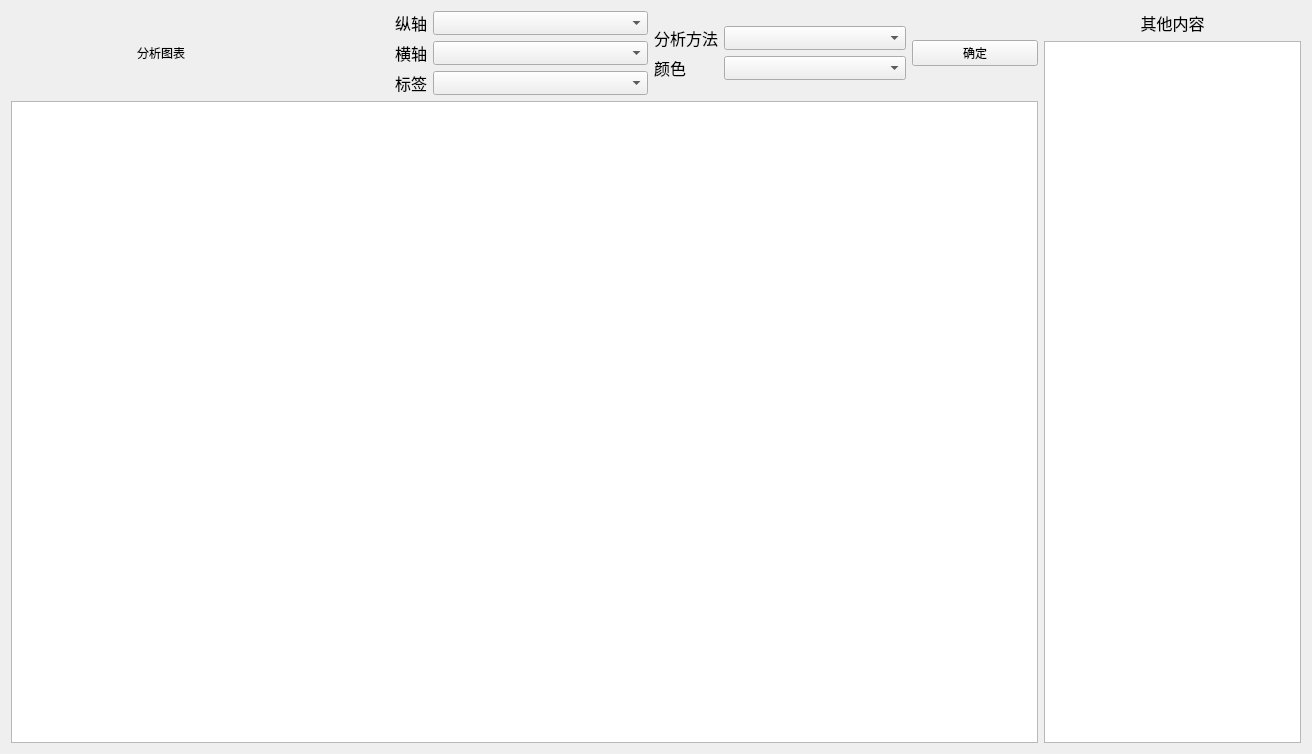
<?xml version="1.0" encoding="UTF-8"?>
<ui version="4.0">
 <class>Board</class>
 <widget class="QWidget" name="Board">
  <property name="geometry">
   <rect>
    <x>0</x>
    <y>0</y>
    <width>1312</width>
    <height>754</height>
   </rect>
  </property>
  <property name="windowTitle">
   <string>Form</string>
  </property>
  <layout class="QHBoxLayout" name="horizontalLayout" stretch="4,1">
   <item>
    <layout class="QVBoxLayout" name="verticalLayout_4">
     <item>
      <layout class="QHBoxLayout" name="horizontalLayout_7" stretch="1,2,2,2,1">
       <item>
        <spacer name="horizontalSpacer_2">
         <property name="orientation">
          <enum>Qt::Horizontal</enum>
         </property>
         <property name="sizeHint" stdset="0">
          <size>
           <width>40</width>
           <height>20</height>
          </size>
         </property>
        </spacer>
       </item>
       <item>
        <widget class="QLabel" name="LH_label_2">
         <property name="text">
          <string>分析图表</string>
         </property>
        </widget>
       </item>
       <item>
        <layout class="QFormLayout" name="formLayout_3">
         <item row="0" column="0">
          <widget class="QLabel" name="LH_labelY_2">
           <property name="font">
            <font>
             <pointsize>12</pointsize>
            </font>
           </property>
           <property name="text">
            <string>纵轴</string>
           </property>
          </widget>
         </item>
         <item row="0" column="1">
          <widget class="ComboBox" name="LH_ComboBox_1Y_2">
           <property name="maximumSize">
            <size>
             <width>16777215</width>
             <height>30</height>
            </size>
           </property>
          </widget>
         </item>
         <item row="1" column="0">
          <widget class="QLabel" name="LH_labelX_2">
           <property name="font">
            <font>
             <pointsize>12</pointsize>
            </font>
           </property>
           <property name="text">
            <string>横轴</string>
           </property>
          </widget>
         </item>
         <item row="1" column="1">
          <widget class="ComboBox" name="LH_ComboBox_1X_2">
           <property name="maximumSize">
            <size>
             <width>16777215</width>
             <height>30</height>
            </size>
           </property>
          </widget>
         </item>
         <item row="2" column="0">
          <widget class="QLabel" name="LH_labelL_2">
           <property name="font">
            <font>
             <pointsize>12</pointsize>
            </font>
           </property>
           <property name="text">
            <string>标签</string>
           </property>
          </widget>
         </item>
         <item row="2" column="1">
          <widget class="ComboBox" name="LH_ComboBox_1L_2">
           <property name="maximumSize">
            <size>
             <width>16777215</width>
             <height>30</height>
            </size>
           </property>
          </widget>
         </item>
        </layout>
       </item>
       <item>
        <layout class="QFormLayout" name="formLayout_4">
         <property name="formAlignment">
          <set>Qt::AlignLeading|Qt::AlignLeft|Qt::AlignVCenter</set>
         </property>
         <item row="0" column="0">
          <widget class="QLabel" name="label_5">
           <property name="font">
            <font>
             <pointsize>12</pointsize>
            </font>
           </property>
           <property name="text">
            <string>分析方法</string>
           </property>
          </widget>
         </item>
         <item row="0" column="1">
          <widget class="ComboBox" name="LH_ComboBox_2">
           <property name="maximumSize">
            <size>
             <width>16777215</width>
             <height>30</height>
            </size>
           </property>
          </widget>
         </item>
         <item row="1" column="0">
          <widget class="QLabel" name="label_6">
           <property name="font">
            <font>
             <pointsize>12</pointsize>
            </font>
           </property>
           <property name="text">
            <string>颜色</string>
           </property>
           <property name="alignment">
            <set>Qt::AlignCenter</set>
           </property>
          </widget>
         </item>
         <item row="1" column="1">
          <widget class="ComboBox" name="comboBox_C1_2">
           <property name="maximumSize">
            <size>
             <width>16777215</width>
             <height>30</height>
            </size>
           </property>
          </widget>
         </item>
        </layout>
       </item>
       <item>
        <widget class="PushButton" name="LH_Button_2">
         <property name="text">
          <string>确定</string>
         </property>
        </widget>
       </item>
      </layout>
     </item>
     <item>
      <widget class="QGraphicsView" name="graphicsView"/>
     </item>
    </layout>
   </item>
   <item>
    <layout class="QVBoxLayout" name="verticalLayout_5">
     <item>
      <widget class="QLabel" name="label">
       <property name="font">
        <font>
         <family>宋体</family>
         <pointsize>12</pointsize>
        </font>
       </property>
       <property name="text">
        <string>其他内容</string>
       </property>
       <property name="alignment">
        <set>Qt::AlignCenter</set>
       </property>
      </widget>
     </item>
     <item>
      <widget class="QTextBrowser" name="textBrowser"/>
     </item>
    </layout>
   </item>
  </layout>
 </widget>
 <customwidgets>
  <customwidget>
   <class>ComboBox</class>
   <extends>QComboBox</extends>
   <header>qfluentwidgets</header>
  </customwidget>
  <customwidget>
   <class>PushButton</class>
   <extends>QPushButton</extends>
   <header>qfluentwidgets</header>
  </customwidget>
 </customwidgets>
 <resources/>
 <connections/>
</ui>
